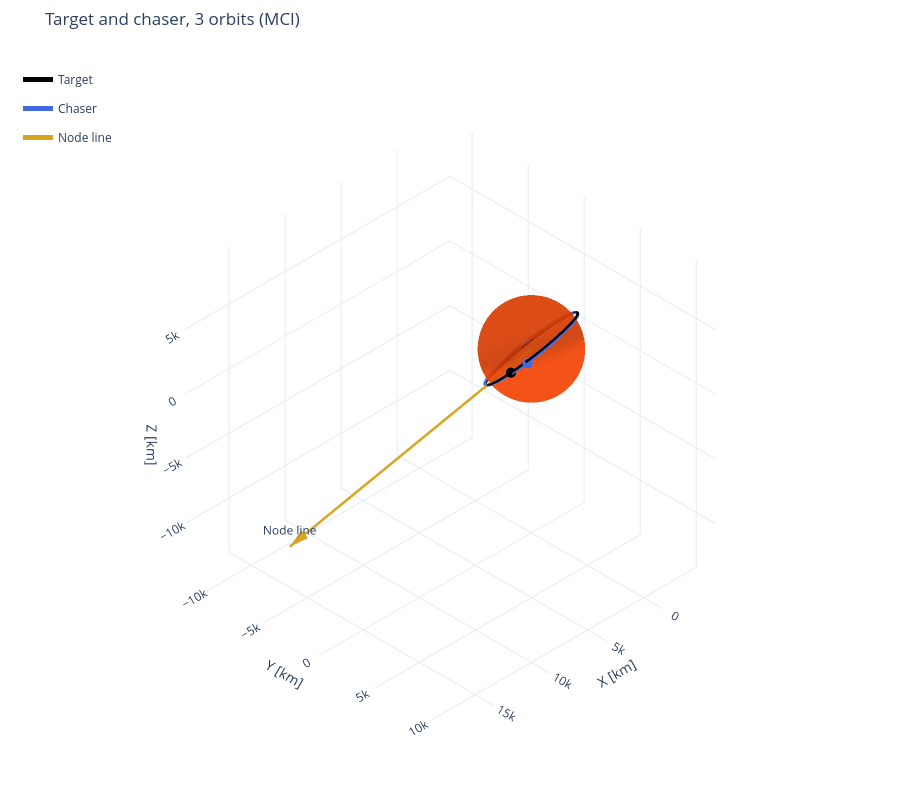

Notebook source saved alongside this figure:
### Markdown cell above
## Visualization

### Code cell
vectors = [
    {
        "direction": n_hat,
        "length": 20000,
        "name": "Node line",
        "color": "goldenrod",
        "label": True,
    },
]

fig = plot_3d(
    [rv_target_mci[:, 0:3] * M_TO_KM, rv_chaser_mci[:, 0:3] * M_TO_KM],
    [t_s, t_s],
    labels=["Target", "Chaser"],
    trace_colors=["black", "royalblue"],
    bodies={"name": "Mars", "radius": R_MARS * M_TO_KM, "color": "orangered"},
    title=f"Target and chaser, {N_ORBITS} orbits (MCI)",
    vectors=vectors,
    units="km",
)

### Figure 1 — Plotly figure (JSON) as saved in the notebook; plotly's stock layout.template omitted (floating-point values rounded to 4 significant figures; data arrays with more than 128 entries replaced by an {"elided": "..."} marker saying what was removed)
{"data": [{"colorscale": [[0, "orangered"], [1, "orangered"]], "hoverinfo": "skip", "name": "Mars", "opacity": 0.7, "showlegend": false, "showscale": false, "type": "surface", "x": {"elided": "60x30 float values"}, "y": {"elided": "60x30 float values"}, "z": {"elided": "60x30 float values"}}, {"legendgroup": "Target", "line": {"color": "black", "width": 5}, "mode": "lines", "name": "Target", "type": "scatter3d", "x": {"elided": "3000 float values"}, "y": {"elided": "3000 float values"}, "z": {"elided": "3000 float values"}}, {"legendgroup": "Target", "marker": {"color": "black", "size": 6}, "mode": "markers", "name": "Target End", "showlegend": false, "type": "scatter3d", "x": [3326.0], "y": [1500.0], "z": [587.9]}, {"legendgroup": "Chaser", "line": {"color": "royalblue", "width": 5}, "mode": "lines", "name": "Chaser", "type": "scatter3d", "x": {"elided": "3000 float values"}, "y": {"elided": "3000 float values"}, "z": {"elided": "3000 float values"}}, {"legendgroup": "Chaser", "marker": {"color": "royalblue", "size": 6}, "mode": "markers", "name": "Chaser End", "showlegend": false, "type": "scatter3d", "x": [2615.0], "y": [2253.0], "z": [1335.0]}, {"legendgroup": "vector-5", "line": {"color": "goldenrod", "width": 5}, "mode": "lines+text", "name": "Node line", "text": ["", "Node line"], "textposition": "top center", "type": "scatter3d", "x": [0, 17880.0], "y": [0, -3676.0], "z": [0, -8178.0]}, {"anchor": "tip", "colorscale": [[0, "goldenrod"], [1, "goldenrod"]], "hoverinfo": "skip", "legendgroup": "vector-5", "name": "Node line arrowhead", "showlegend": false, "showscale": false, "sizemode": "absolute", "sizeref": 1200, "type": "cone", "u": [0.8939], "v": [-0.1838], "w": [-0.4089], "x": [17880.0], "y": [-3676.0], "z": [-8178.0]}], "layout": {"height": 800, "legend": {"bgcolor": "rgba(0,0,0,0)", "borderwidth": 0, "x": 0.02, "y": 0.98}, "margin": {"b": 0, "l": 0, "r": 0, "t": 50}, "scene": {"aspectmode": "cube", "camera": {"eye": {"x": 1.732, "y": 1.732, "z": 1.732}, "projection": {"type": "orthographic"}, "up": {"x": 0, "y": 0, "z": 1}}, "xaxis": {"range": [-4709.0, 18950.0], "title": {"text": "X [km]"}}, "yaxis": {"range": [-11970.0, 11690.0], "title": {"text": "Y [km]"}}, "zaxis": {"range": [-14220.0, 9440.0], "title": {"text": "Z [km]"}}}, "title": {"text": "Target and chaser, 3 orbits (MCI)"}}}
